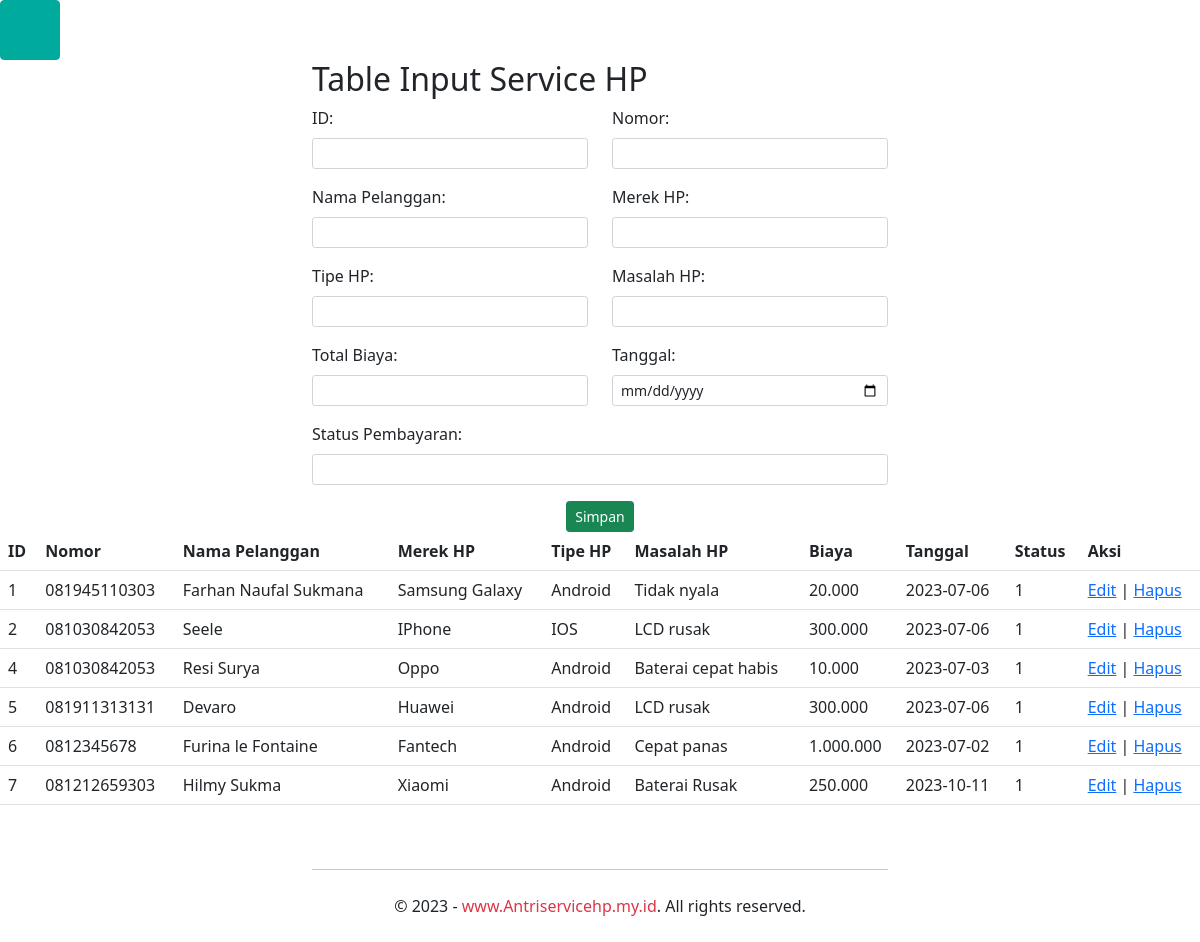
/Input-table/input_service_table.php, run on the app's committed database.
### tables this page shows
CREATE TABLE `service_table` (
  `id` int(11) NOT NULL,
  `nomor` varchar(50) NOT NULL,
  `nama` varchar(50) NOT NULL,
  `merek` varchar(50) NOT NULL,
  `tipe` varchar(50) NOT NULL,
  `masalah` varchar(500) NOT NULL,
  `tanggal` date NOT NULL,
  `biaya` varchar(500) NOT NULL,
  `status` varchar(500) NOT NULL
);

### Input-table/input_service_table.php (the view, shortened to what this page needs)
<html>
<head>
    <link href="https://cdn.jsdelivr.net/npm/bootstrap@5.0.1/dist/css/bootstrap.min.css" rel="stylesheet">
</head>
<body>
    <a href="../Antrian-sistem/index.php" class="btn btn-square btn-turquoise btn-medium"><i class="fas fa-arrow-left"></i></a>
    <div class="container">
        <h2>Table Input Service HP</h2>
        <?php
        include "koneksidb.php";
        ?>
        <form method="POST">
            <div class="row mb-3">
                <div class="col">
                    <label for="id" class="form-label">ID:</label>
                    <input type="text" class="form-control form-control-sm" id="id" name="id">
                </div>
                <div class="col">
                    <label for="nomor" class="form-label">Nomor:</label>
                    <input type="text" class="form-control form-control-sm" id="nomor" name="nomor">
                </div>
            </div>
            <div class="row mb-3">
                <div class="col">
                    <label for="nama" class="form-label">Nama Pelanggan:</label>
                    <input type="text" class="form-control form-control-sm" id="nama" name="nama">
                </div>
                <div class="col">
                    <label for="merek" class="form-label">Merek HP:</label>
                    <input type="text" class="form-control form-control-sm" id="merek" name="merek">
                </div>
            </div>
            <div class="row mb-3">
                <div class="col">
                    <label for="tipe" class="form-label">Tipe HP:</label>
                    <input type="text" class="form-control form-control-sm" id="tipe" name="tipe">
                </div>
                <div class="col">
                    <label for="masalah" class="form-label">Masalah HP:</label>
                    <input type="text" class="form-control form-control-sm" id="masalah" name="masalah">
                </div>
            </div>
            <div class="row mb-3">
                <div class="col">
                    <label for="biaya" class="form-label">Total Biaya:</label>
                    <input type="text" class="form-control form-control-sm" id="biaya" name="biaya">
                </div>
                <div class="col">
                    <label for="tanggal" class="form-label">Tanggal:</label>
                    <input type="date" class="form-control form-control-sm" id="tanggal" name="tanggal">
                </div>
                </div>
                <div class="col">
                    <label for="status" class="form-label">Status Pembayaran:</label>
                    <input type="text" class="form-control form-control-sm" id="status" name="status">
                </div>
            </div>
            <div align="center">
            <input type="submit" class="btn btn-success btn-sm" value="Simpan">
            </div>
        <?php
        $sql = "SELECT * FROM service_table";
        $result = mysqli_query($conn, $sql);
        if (mysqli_num_rows($result) > 0) {
            echo "<table class='table'>
                    <tr>
                        <th>ID</th>
                        <th>Nomor</th>
                        <th>Nama Pelanggan</th>
                        <th>Merek HP</th>
                        <th>Tipe HP</th>
                        <th>Masalah HP</th>
                        <th>Biaya</th>
                        <th>Tanggal</th>
                        <th>Status</th>
                        <th>Aksi</th>
                    </tr>";
            while ($row = mysqli_fetch_assoc($result)) {
                echo "<tr>";
                echo "<td>" . $row["id"] . "</td>";
                echo "<td>" . $row["nomor"] . "</td>";
                echo "<td>" . $row["nama"] . "</td>";
                echo "<td>" . $row["merek"] . "</td>";
                echo "<td>" . $row["tipe"] . "</td>";
                echo "<td>" . $row["masalah"] . "</td>";
                echo "<td>" . $row["biaya"] . "</td>";
                echo "<td>" .$row["tanggal"] . "</td>";
                echo "<td>" .$row["status"] . "</td>";
                echo "<td><a href='edit_service_table.php?id=" . $row["id"] . "'>Edit</a> | <a href='?hapus=" . $row["id"] . "'>Hapus</a></td>";
                echo "</tr>";
            }
            echo "</table>";
        } else {
            echo "Tidak ada data layanan.";
        }
        ?>
      <footer class="footer mt-auto py-4">
        <div class="container">
          <hr class="my-4">
          <div class="copyright text-center mb-2 mb-md-0">
            &copy; 2023 - <a href="www.Antriservicehp.my.id" target="_blank" class="text-danger text-decoration-none">www.Antriservicehp.my.id</a>. All rights reserved.
          </div>
        </div>
      </footer>
</body>
</html>

### Input-table/input_service_table.php (style rules this page uses)
.container { max-width: 600px; }
.btn-medium { width: 60px; height: 60px; }
.btn-turquoise { color: #fff; background-color: #00aa9d; border-color: #00aa9d; }

### data on the page
service_table: id "1", nomor "081945110303", nama "Farhan Naufal Sukmana", merek "Samsung Galaxy", tipe "Android", masalah "Tidak nyala", biaya "20.000", tanggal "2023-07-06", status "1"
service_table: id "2", nomor "081030842053", nama "Seele", merek "IPhone", tipe "IOS", masalah "LCD rusak", biaya "300.000", tanggal "2023-07-06", status "1"
service_table: id "4", nomor "081030842053", nama "Resi Surya", merek "Oppo", tipe "Android", masalah "Baterai cepat habis", biaya "10.000", tanggal "2023-07-03", status "1"
service_table: id "5", nomor "081911313131", nama "Devaro", merek "Huawei", tipe "Android", masalah "LCD rusak", biaya "300.000", tanggal "2023-07-06", status "1"
service_table: id "6", nomor "0812345678", nama "Furina le Fontaine", merek "Fantech", tipe "Android", masalah "Cepat panas", biaya "1.000.000", tanggal "2023-07-02", status "1"
service_table: id "7", nomor "081212659303", nama "Hilmy Sukma", merek "Xiaomi", tipe "Android", masalah "Baterai Rusak", biaya "250.000", tanggal "2023-10-11", status "1"
